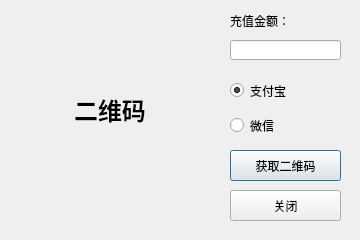
<?xml version="1.0" encoding="UTF-8"?>
<ui version="4.0">
 <class>Deposit</class>
 <widget class="QDialog" name="Deposit">
  <property name="geometry">
   <rect>
    <x>0</x>
    <y>0</y>
    <width>360</width>
    <height>240</height>
   </rect>
  </property>
  <property name="minimumSize">
   <size>
    <width>360</width>
    <height>240</height>
   </size>
  </property>
  <property name="maximumSize">
   <size>
    <width>360</width>
    <height>240</height>
   </size>
  </property>
  <property name="windowTitle">
   <string>充值</string>
  </property>
  <widget class="QLabel" name="lbQRCode">
   <property name="geometry">
    <rect>
     <x>10</x>
     <y>10</y>
     <width>200</width>
     <height>200</height>
    </rect>
   </property>
   <property name="text">
    <string>&lt;h1&gt;二维码&lt;/h1&gt;</string>
   </property>
   <property name="alignment">
    <set>Qt::AlignCenter</set>
   </property>
   <property name="wordWrap">
    <bool>true</bool>
   </property>
  </widget>
  <widget class="QRadioButton" name="btnAlipay">
   <property name="geometry">
    <rect>
     <x>230</x>
     <y>80</y>
     <width>111</width>
     <height>21</height>
    </rect>
   </property>
   <property name="text">
    <string>支付宝</string>
   </property>
   <property name="checked">
    <bool>true</bool>
   </property>
   <attribute name="buttonGroup">
    <string notr="true">bgPayMethods</string>
   </attribute>
  </widget>
  <widget class="QRadioButton" name="btnWechatPay">
   <property name="geometry">
    <rect>
     <x>230</x>
     <y>115</y>
     <width>111</width>
     <height>21</height>
    </rect>
   </property>
   <property name="text">
    <string>微信</string>
   </property>
   <attribute name="buttonGroup">
    <string notr="true">bgPayMethods</string>
   </attribute>
  </widget>
  <widget class="QPushButton" name="btnGetCode">
   <property name="geometry">
    <rect>
     <x>230</x>
     <y>150</y>
     <width>111</width>
     <height>31</height>
    </rect>
   </property>
   <property name="text">
    <string>获取二维码</string>
   </property>
  </widget>
  <widget class="QLineEdit" name="leAmount">
   <property name="geometry">
    <rect>
     <x>230</x>
     <y>40</y>
     <width>111</width>
     <height>20</height>
    </rect>
   </property>
   <property name="inputMask">
    <string/>
   </property>
  </widget>
  <widget class="QPushButton" name="btnClose">
   <property name="geometry">
    <rect>
     <x>230</x>
     <y>190</y>
     <width>111</width>
     <height>31</height>
    </rect>
   </property>
   <property name="text">
    <string>关闭</string>
   </property>
  </widget>
  <widget class="QLabel" name="label">
   <property name="geometry">
    <rect>
     <x>230</x>
     <y>10</y>
     <width>111</width>
     <height>21</height>
    </rect>
   </property>
   <property name="text">
    <string>充值金额：</string>
   </property>
  </widget>
 </widget>
 <layoutdefault spacing="6" margin="11"/>
 <resources/>
 <connections/>
 <buttongroups>
  <buttongroup name="bgPayMethods"/>
 </buttongroups>
</ui>
